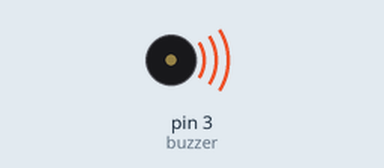
A sketch run on a simulated Arduino Uno, built with avr-gcc and run on an emulated ATmega328P. Shown: buzzer (waves = sounding). What the sketch prints to the serial monitor is not drawn.

Above: at 0.1 s.
At 12.6 s:
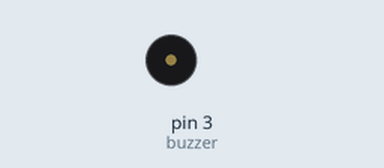
Timing chart, 0 to 14.1 s (numbered marks = the images above):
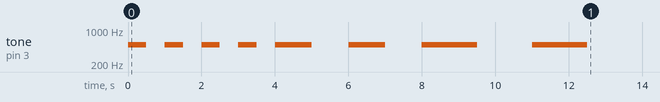

Measured:
- by itself, tone on pin 3 (buzzer): plays 500 Hz for 0.50 s, 500 Hz for 0.50 s, 500 Hz for 0.50 s, 500 Hz for 0.50 s, 500 Hz for 1.0 s, 500 Hz for 1.0 s … (8 notes in this stretch)

The sketch:

beeper_code.ino
```cpp
int16_t AcX,AcY,AcZ,Tmp,GyX,GyY,GyZ;
int16_t AcX_2,AcY_2,AcZ_2,Tmp_2,GyX_2,GyY_2,GyZ_2;
int buzzer;
int16_t DiffGyX;
int16_t DiffGyY;
int d;
void setup() {

 AcX=0;
 AcY=0;
 AcZ=0;
 GyX=0;
 GyY=0;
 GyZ=0;

 GyX_2=0;
 GyY_2=0;
 GyZ_2=0;
 buzzer =3;
 Serial.begin(9600);
}


void loop() {


  GyX_2=GyX_2+5;
  GyY_2=GyY_2+5;
  GyZ_2=GyZ_2+5;

  DiffGyX=GyX_2-GyX;
  DiffGyY=GyY_2-GyY;
  Serial.println(DiffGyX);
  Serial.println(DiffGyY);
  beeper_frequency(DiffGyY,DiffGyX,buzzer);
}

void beeper_delay(int d){
  tone(buzzer,500);
  delay(d);
  noTone(buzzer);
  delay(d);
}


void beeper_frequency(int16_t DiffGxY, int16_t DiffGxX, int buzzer){

  if((DiffGyY>=10&& DiffGyY<=25) && (DiffGyX>=10||DiffGyX<=25)){
     beeper_delay(500);

    return;

//    analogWrite(buzzer,127);
    return;
  }
  else if((DiffGyY>=26&& DiffGyY<=35) && (DiffGyX>=26||DiffGyX<=35)){
     beeper_delay(1000);
    return;
  }
  else if((DiffGyY>=36&& DiffGyY<=45) && (DiffGyX>=36||DiffGyX<=45)){
     beeper_delay(1500);
     return;
  }
  else return;
}
```
